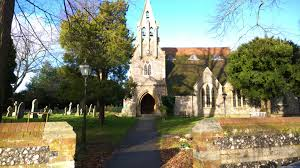
#> input picture church.jpg, 300 x 168 px, found by its file name
$ python cy_CvOSD.py
#> lines starting #> are read from the running program, lines starting #| are printed output that depends on the picture; after the words box and inside, x2 and y2 are one past the last pixel; in counts of white or black regions, pixels touching at a corner belong together
#!/usr/bin/env python

import numpy as np
import cv2

#--------------------------------------
# Class: CvOSD
#--------------------------------------
class osdText():
    """Define a class to simplify putting osd text on an image with cv2.

    Usage:
    -------------
    1. from cy_CvOSD import osdText
    1. osd = osdText()
    1. osd.show(cv_img, text, X, Y)
        * where X, Y is the coordinate of top-left point of the text
    * Use set_property() to modify font, such as font face, color, scale, and thickness
    * Use get_textSize() to calculate the width, height, margine of the string
    * To calculate the coordinate of the "next line" :
        1. call get_textSize("this string") to get width, height, pads
        1. the starting (Xn,Yn) of "next line":
            Xn= Xc, Yn= Yc+(h+pads*2)
        1. the starting (Xn, Yn) of "next string":
            Xn= Xc+(w+pads*2), Yn= Yc
    """
    def __init__(self, fface=cv2.FONT_HERSHEY_SIMPLEX, fcolor=(255, 255, 255), fscale=1, fthick=2):
        """
        """
        self.fontFace       = fface
        self.fontScale      = fscale
        self.fontColor      = fcolor
        self.fontThickness  = fthick

    def set_property(self, **kwargs):
        """
        """
        for kw, val in kwargs.items():
            if kw == 'fontColor':
                self.fontColor = val
            elif kw == 'fontScale':
                self.fontScale = val
            elif kw == 'fontFace':
                self.fontFace = val
            elif kw == 'fontThickness':
                self.fontThickness = val
            else:
                pass

    def get_textSize(self, text):
        """To calcualte the text(string) width, height, and margin
        """
        #-- get size of text
        ((tw, th),tpad) = cv2.getTextSize(  text,
                                            fontFace=self.fontFace,
                                            fontScale=self.fontScale,
                                            thickness=self.fontThickness)
        return tw, th, tpad

    def get_next_linetXY(self, text, x, y):
        """To calculate the coordinate of the line next to current line (text)

        Arguments
        ----------
        text: string
            the text of current line
        x, y: integer
            the coordinate of current line

        Returns
        ----------
        Xn, Yn: integer
            the coordinate of the next line
        """
        w, h, pads = get_textSize(self, text)
        Xn= x
        Yn= y+(h+pads*2)
        return Xn, Yn


    def show(self, cv_img, text, X=0, Y=0):
        """To show text on given image
        """
        w, h, pads = self.get_textSize(text)
        x = X + pads
        y = Y + h + pads*2
        cv2.putText( cv_img, text, (x, y),
                        self.fontFace, self.fontScale,
                        self.fontColor, self.fontThickness, 255)

#---------------------------------------------------------------
# Module Test
#---------------------------------------------------------------

def main():
    cv_img = cv2.imread("./church.jpg")
#> cv_img is the input picture: shape (168, 300, 3); mean B, G, R 109.3, 131, 126.8
    cv_win = "Test Image"
    cv2.namedWindow(cv_win, cv2.WINDOW_AUTOSIZE)

    osd = osdText() #-- use default font setting
    text = "Esc to exit !!"

    osd.set_property(fontScale=1, fontThickness=1, fontColor=(0, 0, 255))
    osd.show(cv_img, text, 10, 10)
#> in show, `cv2.putText( cv_img, text, (x, y), self.fontFace, self.fontScale, self..`:
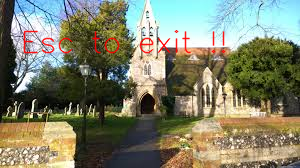
#> cv_img: shape (168, 300, 3); 2.14% of pixels changed, all inside (x1, y1, x2, y2) = (23, 30, 226, 54)

    cv2.imshow(cv_win, cv_img)
    cv2.waitKey(0)


if __name__ == "__main__":
    main()

$ run again, with L1010731 3.jpg copied over church.jpg
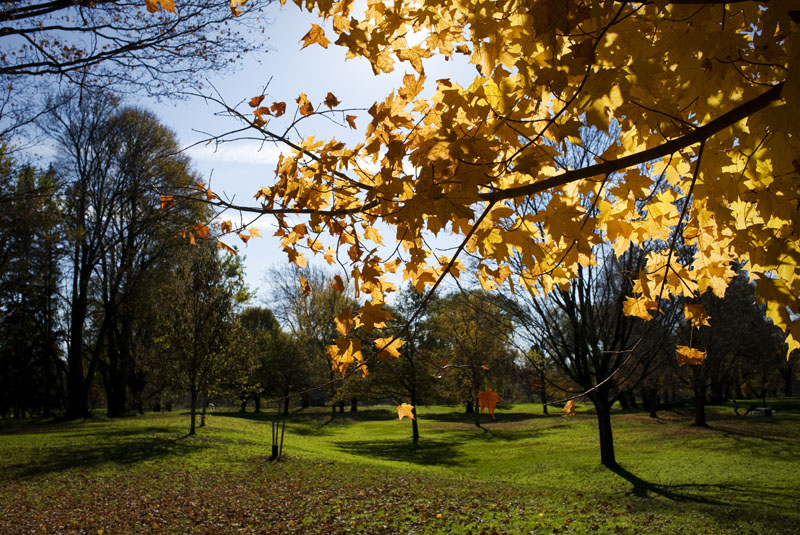
#> input picture L1010731 3.jpg, 800 x 535 px, found by its file name
#> in main, cv_img is the input picture: shape (535, 800, 3); mean B, G, R 58.3, 87.2, 97.6
#> in show, `cv2.putText( cv_img, text, (x, y), self.fontFace, self.fontScale, self..`:
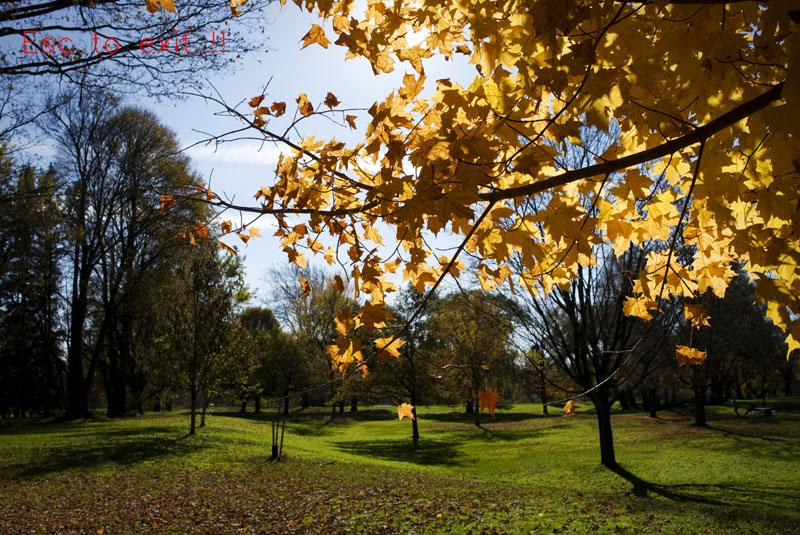
#> cv_img: shape (535, 800, 3); 0.25% of pixels changed, all inside (x1, y1, x2, y2) = (23, 30, 226, 54)

$ run again, with picture-perfect-sunset.jpg copied over church.jpg
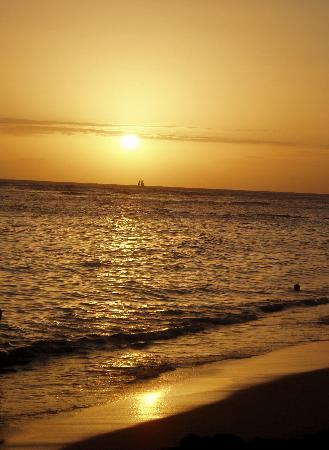
#> input picture picture-perfect-sunset.jpg, 329 x 450 px, found by its file name
#> in main, cv_img is the input picture: shape (450, 329, 3); mean B, G, R 58.4, 113.6, 153.5
#> in show, `cv2.putText( cv_img, text, (x, y), self.fontFace, self.fontScale, self..`:
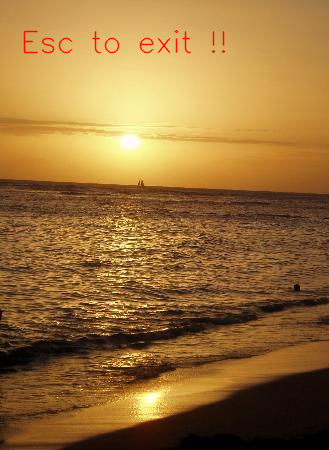
#> cv_img: shape (450, 329, 3); 0.73% of pixels changed, all inside (x1, y1, x2, y2) = (23, 30, 226, 54)

$ run again, with Building.jpeg copied over church.jpg
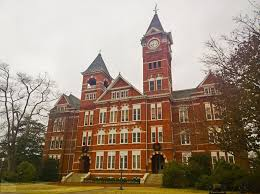
#> input picture Building.jpeg, 260 x 194 px, found by its file name
#> in main, cv_img is the input picture: shape (194, 260, 3); mean B, G, R 117.4, 135.3, 152.8
#> in show, `cv2.putText( cv_img, text, (x, y), self.fontFace, self.fontScale, self..`:
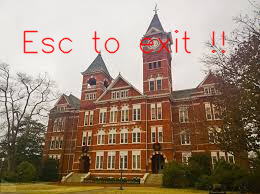
#> cv_img: shape (194, 260, 3); 2.14% of pixels changed, all inside (x1, y1, x2, y2) = (23, 30, 226, 54)
